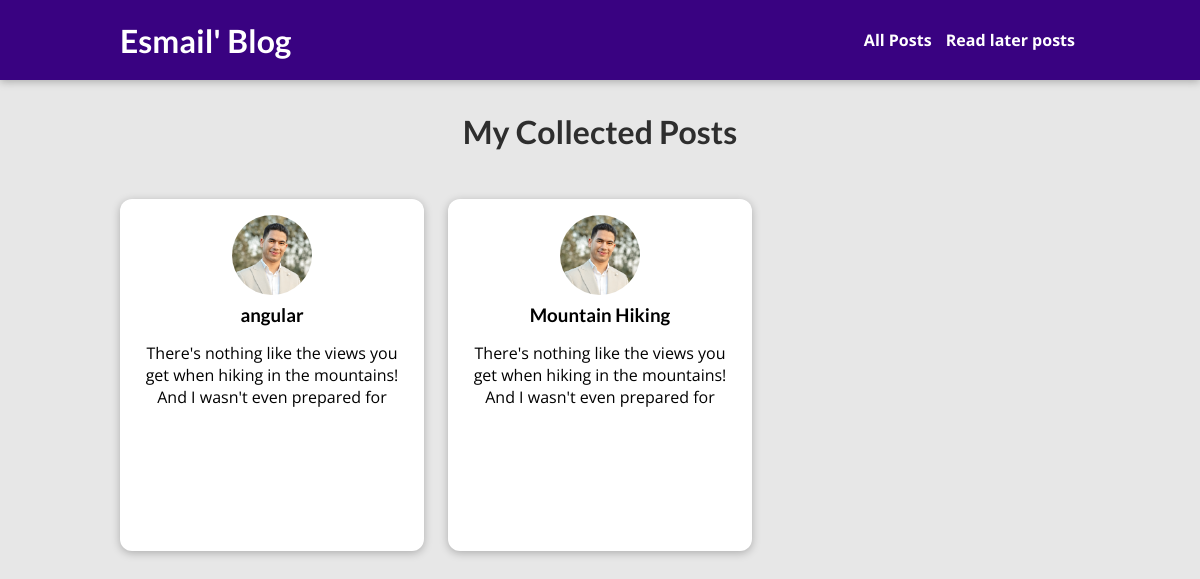
The page /posts on the database its author committed.
### blog/models.py (models this page shows, shortened)
class Post(models.Model):
    title = models.CharField(max_length=100)
    excerpt = models.CharField(max_length=100)
    image = models.ImageField(upload_to='posts', null=True)
    date = models.DateField(auto_now=True)
    slug = models.SlugField(unique=True, blank=True, null=True)
    content = models.TextField(validators=[MinLengthValidator(10)])
    author = models.ForeignKey(Author, on_delete=models.SET_NULL, null=True, related_name='posts')
    tags = models.ManyToManyField('Tag', related_name='posts')

### blog/views.py (the view)
# urls.py: path("posts", views.AllPostsView.as_view(), name='posts_page'),
class AllPostsView(ListView):
    template_name = "blog/all-posts.html"
    model = Post
    ordering = ['-date']
    context_object_name = "all_posts"
    def get_context_data(self, *, object_list=None, **kwargs):
        context = super().get_context_data(**kwargs)
        context["has_read_later_posts"] = True
        return context

### blog/templates/blog/all-posts.html (shortened to what this page needs)
{% extends "base.html" %}
{% load static %}
{% block styles %}
    <link rel="stylesheet" href="{% static 'blog/all-posts.css' %}">
    <link rel="stylesheet" href="{% static "blog/post.css" %}">
{% endblock %}
{% block content %}
    <section id="all-posts">
    <h2>My Collected Posts</h2>
    {% if has_read_later_posts %}
    <ul>
        {% for post in all_posts %}
        {% include "blog/includes/post.html" %}
        {% endfor %}
    </ul>
    {% else %}
    <p>No posts yet.</p>
    {% endif %}
    </section>
{% endblock %}

### blog/templates/blog/includes/post.html
<li>
    <article class="post">
        <a href="{% url "post_detail_page" post.slug %}">
            <img src="{{ post.image.url }}" alt="{{ post.title }}">
            <div class="post__content">
                <h3>{{ post.title }}</h3>
                <p>
                    {{ post.excerpt }}
                </p>
            </div>
        </a>
    </article>
</li>

### static/app.css (style rules this page uses)
* { box-sizing: border-box; }
html { font-family: 'Open Sans', 'Lato', sans-serif; }
body { margin: 0; }
h1, h2, h3 { font-family: 'Lato', sans-serif; font-weight: bold; }

### blog/static/blog/all-posts.css (style rules this page uses)
body { background-color: #e7e7e7; }
#all-posts { margin: 7rem auto; width: 90%; max-width: 60rem; }
#all-posts h2 { text-align: center; font-size: 2rem; color: #2e2e2e; margin: 3rem 0; }
ul { list-style: none; margin: 0; padding: 0; display: grid; grid-template-columns: repeat(auto-fill, minmax(17rem, 1fr)); gap: 1.5rem; }
.post img { width: 7rem; height: 7rem; }
.post a { height: 22rem; transform-origin: center; box-shadow: 0 2px 8px rgba(0, 0, 0, 0.25); border-radius: 12px; background-color: white; }

### blog/static/blog/post.css (style rules this page uses)
.post { display: flex; flex-direction: column; align-items: center; text-align: center; }
.post a { text-decoration: none; color: black; transition: all 0.2s ease; padding: 1rem; }
.post img { width: 5rem; height: 5rem; object-fit: cover; border-radius: 50%; }
.post h3 { margin: 0.25rem 0; }

### rows shown on the page
Post: image (picture), title "angular", excerpt "There's nothing like the views you get when hiking in the mountains! And I wasn't even prepared for"
Post: image (picture), title "Mountain Hiking", excerpt "There's nothing like the views you get when hiking in the mountains! And I wasn't even prepared for"
